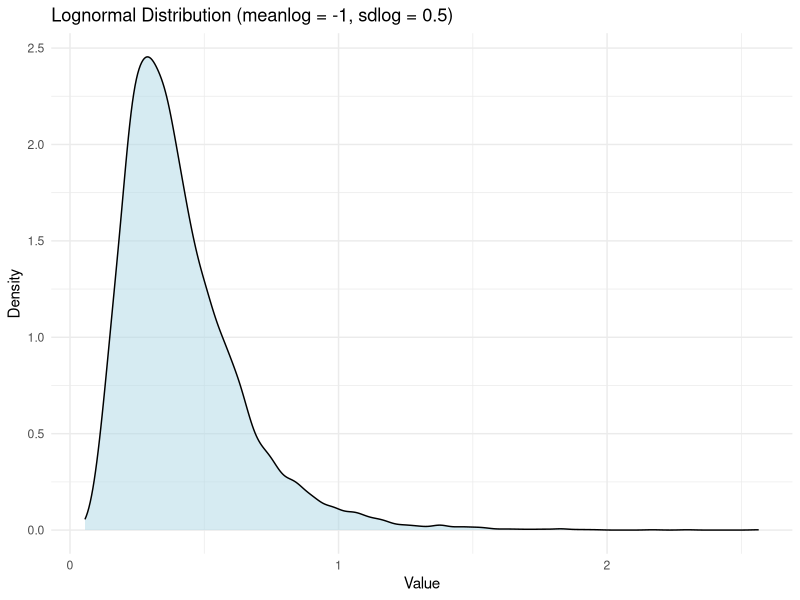
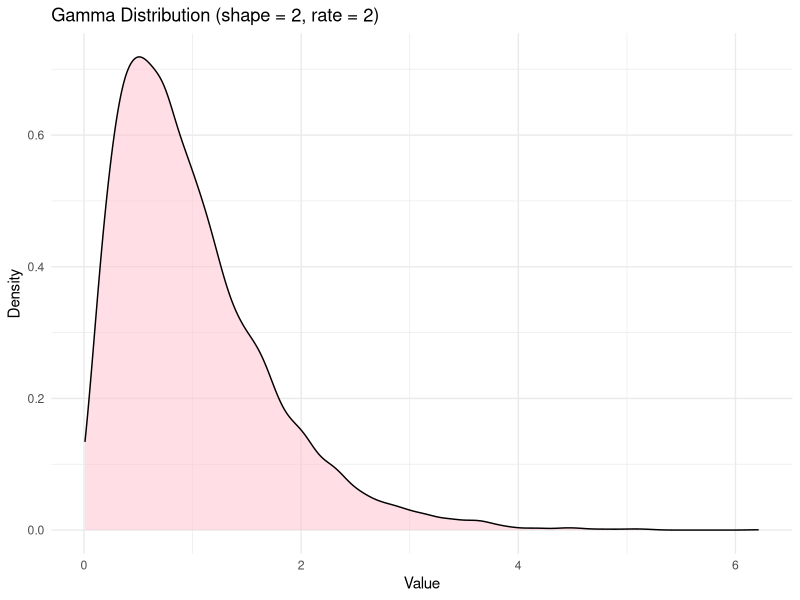
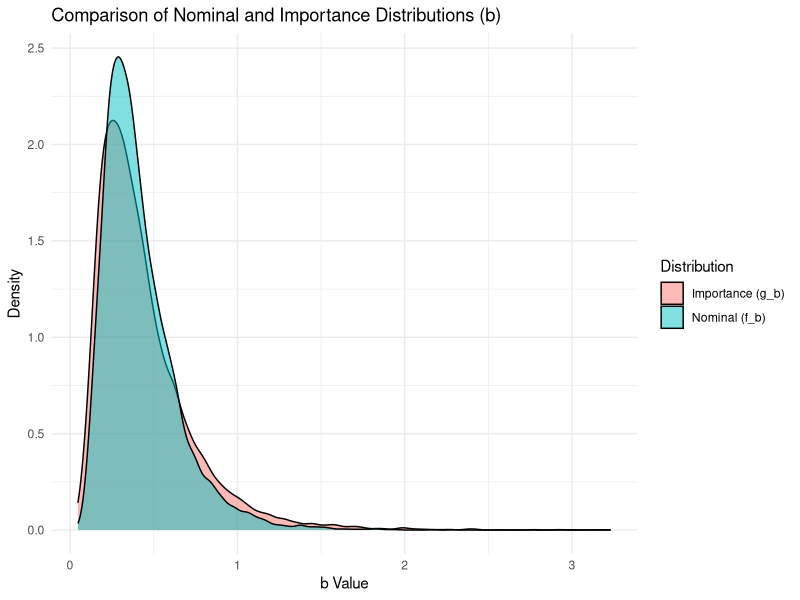
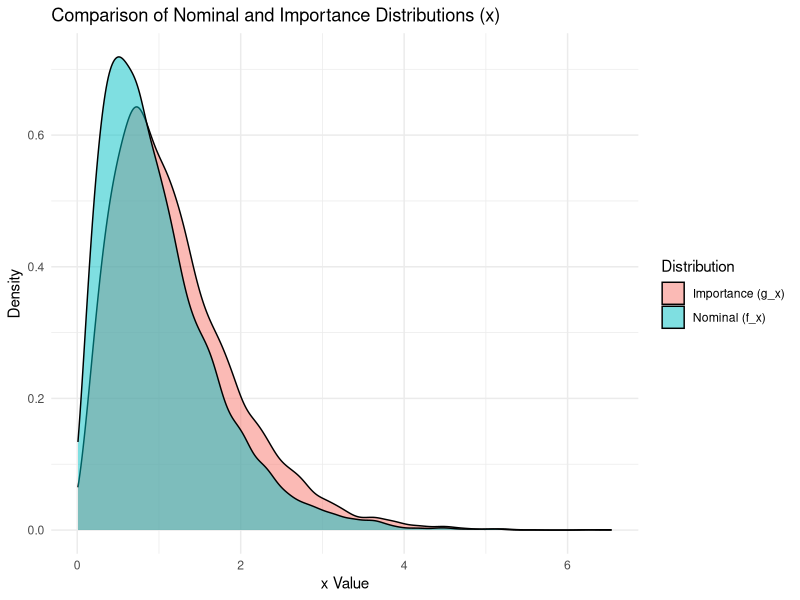
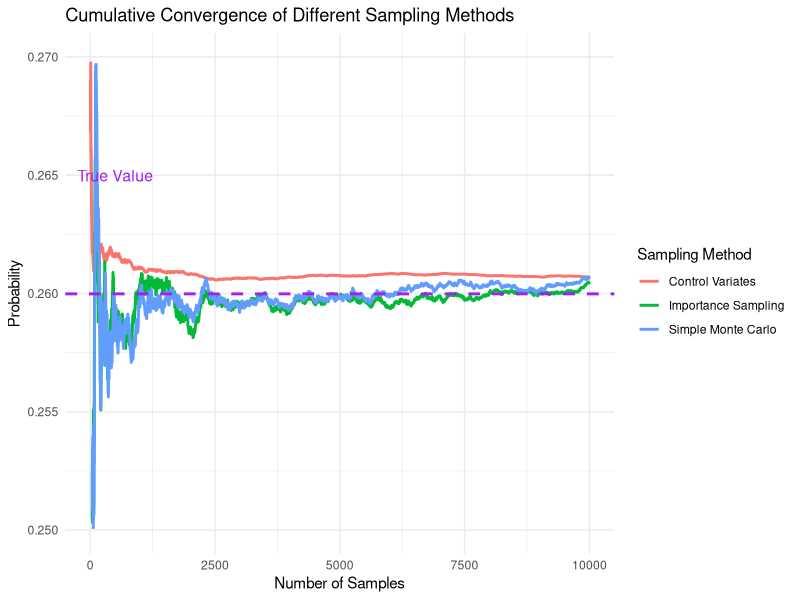

Source code (R) for these figures, in order:
## ---- chunk 1
library(tidyverse)
library(ggplot2)
library(MASS)
## ---- chunk 2
set.seed(8160)
n <- 10000

## Pre-calculating b samples and x samples for use in simple MC and CV
b_samples <- rlnorm(n, meanlog = -1, sdlog = 0.5)
x_samples <- rgamma(n, shape = 2, rate = 2)

lognormal_df <- data.frame(values = b_samples, 
                           distribution = "Lognormal(-1, 0.5)")
gamma_df <- data.frame(values = x_samples, 
                       distribution = "Gamma(2, 2)")

ggplot(lognormal_df, aes(x = values)) +
  geom_density(fill = "lightblue", alpha = 0.5) +
  labs(title = "Lognormal Distribution (meanlog = -1, sdlog = 0.5)",
       x = "Value", y = "Density") +
  theme_minimal()

ggplot(gamma_df, aes(x = values)) +
  geom_density(fill = "pink", alpha = 0.5) +
  labs(title = "Gamma Distribution (shape = 2, rate = 2)",
       x = "Value", y = "Density") +
  theme_minimal()
## ---- chunk 3
alpha <- -2
beta <- 0.5

p_baseline_adverse_event <- exp(alpha) / (1 + exp(alpha))

knitr::kable(p_baseline_adverse_event, digits = 6, 
             col.names = "Probability of the Baseline Adverse Event")
## ---- chunk 4
start_time_smc <- Sys.time()

alpha <- -2
beta <- 0.5

logit_inverse_function <- function(x) {
  return(exp(x) / (1 + exp(x)))
}

## Calculating the probability of an adverse event based on pre-sampled b and x 
p_ij <- logit_inverse_function(alpha + b_samples + beta * x_samples)

p_adverse_event_smc <- mean(p_ij) 
var_smc <- var(p_ij)

cpu_time_smc <- Sys.time() - start_time_smc

## knitr::kable(p_adverse_event_smc, digits = 6, 
##             col.names = "Probability of the Adverse Event of Simple MC Sampling")
## ---- chunk 5
start_time_cv <- Sys.time()

Y <- logit_inverse_function(alpha + b_samples + beta * x_samples)
E_Y <- mean(Y)
var_Y <- var(Y)

## U is the logit transformed Y (i.e. the original argument to the inverse logit)
U <- alpha + b_samples + beta * x_samples
E_U <- mean(U)
var_U <- var(U)

cov_Y_U <- cov(Y, U)
c_star <- -cov_Y_U / var_U 

## Applying covariate correction
Y_cv <- Y + c_star * (U - E_U)
E_Y_cv <- mean(Y_cv)
var_Y_cv <- var_Y - (cov_Y_U ^ 2) / var_U

cpu_time_cv <- Sys.time() - start_time_cv

control_variate_df <- data.frame(
  Estimates = c("Mean", "Variance"),
  Without_Control_Variate = c(E_Y, var_Y),
  With_Control_Variate = c(E_Y_cv, var_Y_cv)
)

## knitr::kable(control_variate_df, digits = 10, 
##             caption = "Comparison of Estimates With and Without Control Variate")
## ---- chunk 6
set.seed(8160)

b_samples_nominal <- rlnorm(n, meanlog = -1, sdlog = 0.5)
x_samples_nominal <- rgamma(n, shape = 2, rate = 2)
b_samples_importance <- rlnorm(n, meanlog = -1, sdlog = 0.6)
x_samples_importance <- rgamma(n, shape = 2.4, rate = 2)

b_df <- data.frame(Value = c(b_samples_nominal, b_samples_importance),
                   Distribution = rep(c("Nominal (f_b)", "Importance (g_b)"), each = n))

x_df <- data.frame(Value = c(x_samples_nominal, x_samples_importance ),
                   Distribution = rep(c("Nominal (f_x)", "Importance (g_x)"), each = n))

ggplot(b_df, aes(x = Value, fill = Distribution)) +
  geom_density(alpha = 0.5) +
  labs(title = "Comparison of Nominal and Importance Distributions (b)",
       x = "b Value", y = "Density") +
  theme_minimal()

ggplot(x_df, aes(x = Value, fill = Distribution)) +
  geom_density(alpha = 0.5) +
  labs(title = "Comparison of Nominal and Importance Distributions (x)",
       x = "x Value", y = "Density") +
  theme_minimal()
## ---- chunk 7
set.seed(8160)

start_time_is <- Sys.time()

# Nominal Distribution
f_b <- function(b) {
  return(dlnorm(b, meanlog = -1, sdlog = 0.5))
  }
f_x <- function(x) { 
  return(dgamma(x, shape = 2, rate = 2))
  }

# Importance Distribution
g_b <- function(b) {
  return(dlnorm(b, meanlog = -1, sdlog = 0.6))
}
g_x <- function(x) {
  return(dgamma(x, shape = 2.4, rate = 2))
}

weights <- function(b, x) {
  return((f_b(b) * f_x(x)) / (g_b(b) * g_x(x)))
}

b_samples_importance <- rlnorm(n, meanlog = -1, sdlog = 0.6)
x_samples_importance <- rgamma(n, shape = 2.4, rate = 2)

p_ij_is <- logit_inverse_function(alpha + b_samples_importance + beta * x_samples_importance) 
w <- weights(b_samples_importance, x_samples_importance)

E_is <- sum(w * p_ij_is) / sum(w)
var_is <- sum(w ^ 2 * (p_ij_is - E_is) ^ 2) / (sum(w) ^ 2)

cpu_time_is <- Sys.time() - start_time_is

importance_sampling_results <- data.frame(
  Estimates = c("Mean", "Variance"),
  Value = c(E_is, var_is)
)

knitr::kable(importance_sampling_results, digits = 6,  
             caption = "Importance Sampling Estimates for Adverse Event Probability")
## ---- chunk 8
set.seed(8160)

N_true <- 10000000

b_samples_N <- rlnorm(N_true, meanlog = -1, sdlog = 0.5)  
x_samples_N <- rgamma(N_true, shape = 2, rate = 2)

p_adverse_event_true <- mean(logit_inverse_function(alpha + b_samples_N + beta * x_samples_N)) 

bias_smc <- p_adverse_event_smc - p_adverse_event_true
bias_cv <- E_Y_cv - p_adverse_event_true
bias_is <- E_is - p_adverse_event_true

comparison_df <- data.frame(
  Method = c("Simple Monte Carlo", "Control Variates", "Importance Sampling"),
  Estimated_Probability = c(p_adverse_event_smc, E_Y_cv, E_is),
  Bias = c(bias_smc, bias_cv, bias_is),
  Variance = c(var_smc, var_Y_cv, var_is),
  CPU_Time = c(cpu_time_smc, cpu_time_cv, cpu_time_is)
)

knitr::kable(comparison_df, digits = 10, 
      caption = "Comparison of Sampling Methods (Bias, Variance, and CPU Time)")
## ---- chunk 9
cumulative_mc <- cumsum(p_ij) / seq_along(p_ij)
cumulative_cv <- cumsum(Y_cv) / seq_along(Y_cv)
cumulative_is <- cumsum(w * p_ij_is) / cumsum(w) 

cumulative_convergence_df <- data.frame(
  Sample = rep(1 : 10000, 3),
  Value = c(cumulative_mc, cumulative_cv, cumulative_is),
  Method = rep(c("Simple Monte Carlo", "Control Variates", "Importance Sampling"), each = n)
)

ggplot(cumulative_convergence_df, aes(x = Sample, y = Value, color = Method)) +
  geom_line(size = 1) +
  geom_hline(yintercept = p_adverse_event_true, linetype = "dashed", color = "purple", size = 1) +  
  annotate("text", x = 500, y = p_adverse_event_true + 0.005, 
           label = "True Value", size = 4, color = "purple") + 
  labs(title = "Cumulative Convergence of Different Sampling Methods",
       x = "Number of Samples",
       y = "Probability",
       color = "Sampling Method") + 
  theme_minimal() + 
  ylim(c(0.25, 0.27))
